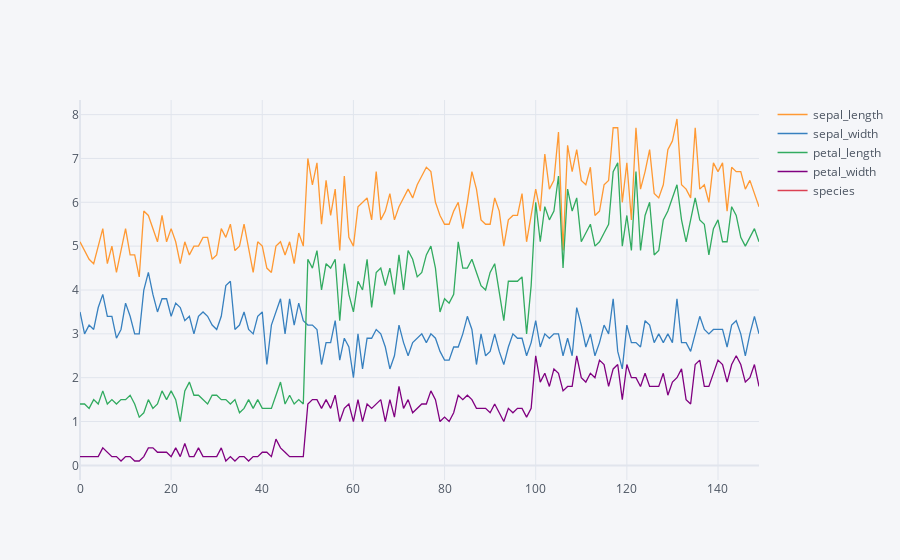

Notebook cell for this chart:
### Code cell
info2.iplot()

### Figure 1 — Plotly figure (JSON) as saved in the notebook; plotly's stock layout.template omitted (floating-point values rounded to 4 significant figures; data arrays with more than 128 entries replaced by an {"elided": "..."} marker saying what was removed)
{"data": [{"line": {"color": "rgba(255, 153, 51, 1.0)", "dash": "solid", "shape": "linear", "width": 1.3}, "mode": "lines", "name": "sepal_length", "text": "", "type": "scatter", "x": {"elided": "150 int values"}, "y": {"elided": "150 float values"}}, {"line": {"color": "rgba(55, 128, 191, 1.0)", "dash": "solid", "shape": "linear", "width": 1.3}, "mode": "lines", "name": "sepal_width", "text": "", "type": "scatter", "x": {"elided": "150 int values"}, "y": {"elided": "150 float values"}}, {"line": {"color": "rgba(50, 171, 96, 1.0)", "dash": "solid", "shape": "linear", "width": 1.3}, "mode": "lines", "name": "petal_length", "text": "", "type": "scatter", "x": {"elided": "150 int values"}, "y": {"elided": "150 float values"}}, {"line": {"color": "rgba(128, 0, 128, 1.0)", "dash": "solid", "shape": "linear", "width": 1.3}, "mode": "lines", "name": "petal_width", "text": "", "type": "scatter", "x": {"elided": "150 int values"}, "y": {"elided": "150 float values"}}, {"line": {"color": "rgba(219, 64, 82, 1.0)", "dash": "solid", "shape": "linear", "width": 1.3}, "mode": "lines", "name": "species", "text": "", "type": "scatter", "x": {"elided": "150 int values"}, "y": {"elided": "150 str values"}}], "layout": {"legend": {"bgcolor": "#F5F6F9", "font": {"color": "#4D5663"}}, "paper_bgcolor": "#F5F6F9", "plot_bgcolor": "#F5F6F9", "title": {"font": {"color": "#4D5663"}}, "xaxis": {"gridcolor": "#E1E5ED", "showgrid": true, "tickfont": {"color": "#4D5663"}, "title": {"font": {"color": "#4D5663"}, "text": ""}, "zerolinecolor": "#E1E5ED"}, "yaxis": {"gridcolor": "#E1E5ED", "showgrid": true, "tickfont": {"color": "#4D5663"}, "title": {"font": {"color": "#4D5663"}, "text": ""}, "zerolinecolor": "#E1E5ED"}}}
